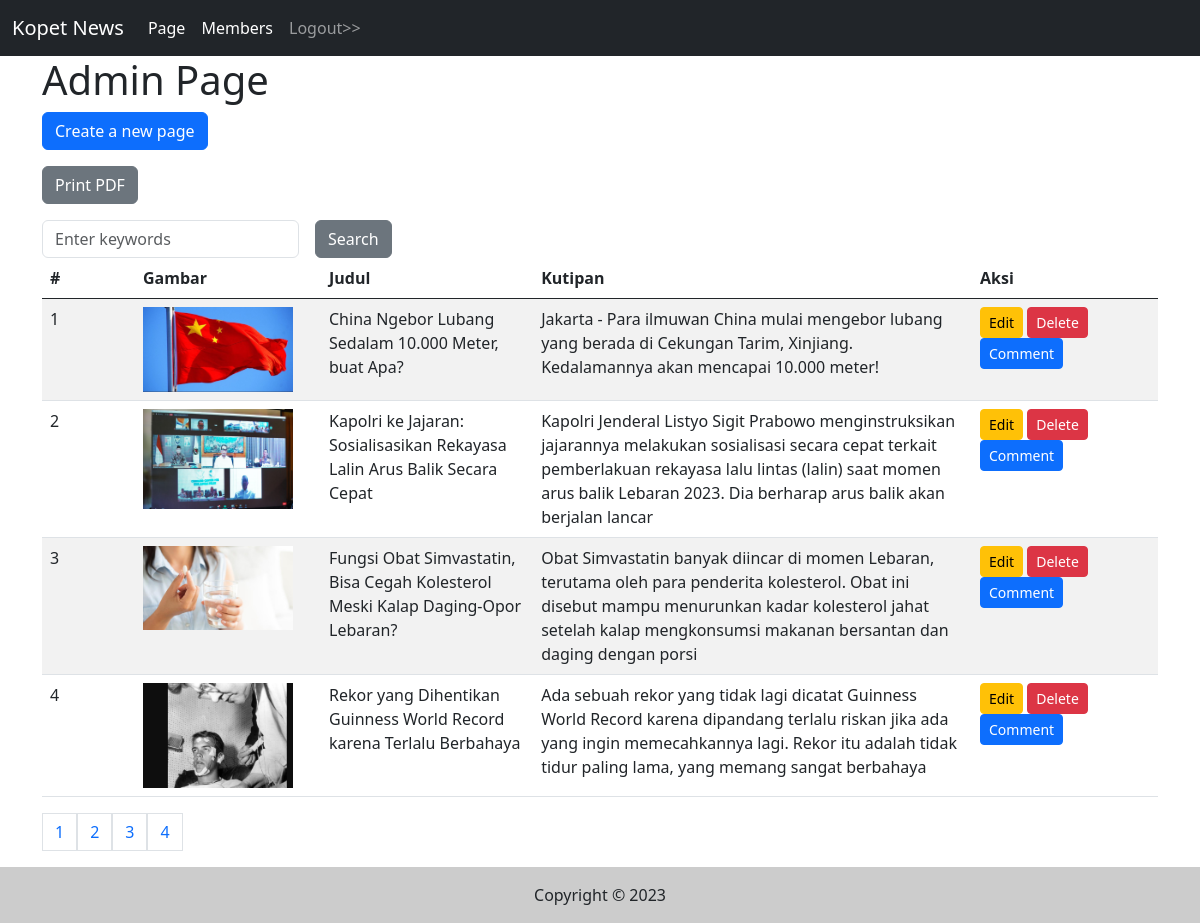
The page /admin/halaman.php (signed in) on the database its author committed.
### tables this page shows
CREATE TABLE `halaman` (
  `id` int NOT NULL,
  `penulis` varchar(255) NOT NULL,
  `judul` varchar(255) DEFAULT NULL,
  `kutipan` varchar(255) NOT NULL,
  `isi` text NOT NULL,
  `gambar` varchar(255) NOT NULL,
  `tgl_isi` timestamp NOT NULL DEFAULT CURRENT_TIMESTAMP ON UPDATE CURRENT_TIMESTAMP,
  `kategori` varchar(100) DEFAULT NULL
);

### inc/inc_fungsi.php (called while the page is built, shortened)
<?php
function news_gambar($id)
{
    global $koneksi;
    $sql1 = "select * from halaman where id ='$id'";
    $q1 = mysqli_query($koneksi, $sql1);
    $r1 = mysqli_fetch_array($q1);
    $gambar = $r1['gambar'];
    return $gambar;
}
?>

### admin/halaman.php (the view, shortened to what this page needs)
<?php include("inc_header.php") ?>
<?php
$katakunci = (isset($_GET['katakunci'])) ? $_GET['katakunci'] : "";
?>
<div class="container">
    <h1>Admin Page</h1>
    <p>
        <a href="halaman_input.php">
            <input type="button" class="btn btn-primary" value="Create a new page" />
        </a>
    </p>
    <p>
        <a href="print.php" target="_blank">
            <input type="button" class="btn btn-secondary" value="Print PDF" />
        </a>
    </p>
        <form class="row g-3" method="get">
            <div class="col-auto">
                <input type="text" class="form-control" placeholder="Enter keywords" name="katakunci"
                    value="<?php echo $katakunci ?>" autocomplete="off" />
            </div>
            <div class="col-auto">
                <input type="submit" name="cari" value="Search" class="btn btn-secondary">
            </div>
        </form>
        <table class="table table-striped">
            <thead>
                <tr>
                    <th class="col-1">#</th>
                    <th class="col-2">Gambar</th>
                    <th>Judul</th>
                    <th>Kutipan</th>
                    <th class="col-2">Aksi</th>
                </tr>
            </thead>
            <tbody>
                <?php
                $sqltambahan = "";
                $per_halaman = 4;
                $sql1 = "SELECT * FROM halaman $sqltambahan ";
                $page = isset($_GET['page']) ? (int) $_GET['page'] : 1;
                $mulai = ($page > 1) ? ($page * $per_halaman) - $per_halaman : 0;
                $q1 = mysqli_query($koneksi, $sql1);
                $total = mysqli_num_rows($q1);
                $pages = ceil($total / $per_halaman);
                $nomor = $mulai + 1;
                $sql1 = $sql1 . " order by id desc limit $mulai, $per_halaman";
                $q1 = mysqli_query($koneksi, $sql1);
                while ($r1 = mysqli_fetch_array($q1)) {
                    ?>
                    <tr>
                        <td>
                            <?= $nomor++; ?>
                        </td>
                        <td>
                            <img src="../img/<?= news_gambar($r1['id']) ?>" style="max-height:150px;max-width:150px" />
                        </td>
                        <td>
                            <?= $r1['judul']; ?>
                        </td>
                        <td>
                            <?= $r1['kutipan']; ?>
                        </td>
                        <td>
                            <a href="halaman_input.php?id=<?= $r1['id'] ?>" class="btn btn-sm btn-warning">
                                Edit
                            </a>
                            <a href="halaman.php?op=delete&id=<?= $r1['id']; ?>" class="btn btn-sm btn-danger"
                                onclick="return confirm('Apakah yakin mau hapus data ?')">
                                Delete
                            </a>
                            <a href="halaman_komentar.php?id=<?= $r1['id'] ?>" class="btn btn-sm btn-primary">
                                Comment
                            </a>
                        </td>
                    </tr>
                    <?php
                }
                ?>
            </tbody>
        </table>
        <nav aria-label="page navigation example">
            <ul class="pagination">
                <?php
                $cari = isset($_GET['cari']) ? $_GET['cari'] : "";
                for ($i = 1; $i <= $pages; $i++) {
                    ?>
                    <a class="page-link"
                        href="halaman.php?katakunci=<?php echo $katakunci ?>&cari= <?= $cari ?>&page=<?= $i ?>">
                        <?= $i; ?>
                    </a>
                    <?php
                }
                ?>
            </ul>
        </nav>
</div>
<?php include("inc_footer.php") ?>

### admin/inc_header.php (shortened to what this page needs)
<?php
include("../inc/inc_koneksi.php");
include("../inc/inc_fungsi.php");
?>
<!DOCTYPE html>
<html lang="en">
<head>
    <link href="https://cdn.jsdelivr.net/npm/bootstrap@5.0.0-beta3/dist/css/bootstrap.min.css" rel="stylesheet"
>
    <link href="https://cdn.jsdelivr.net/npm/bootstrap@5.3.0-alpha3/dist/css/bootstrap.min.css" rel="stylesheet"
>
    <link href="https://cdn.jsdelivr.net/npm/summernote@0.8.18/dist/summernote.min.css" rel="stylesheet">
    <link rel="stylesheet" href="https://pro.fontawesome.com/releases/v5.10.0/css/all.css"
 />
    <link rel="stylesheet" href="https://cdn.datatables.net/1.13.4/css/jquery.dataTables.min.css">
</head>
<body>
    <header>
        <nav class="navbar navbar-expand-lg navbar-dark bg-dark">
            <div class="container-fluid">
                <a class="navbar-brand" href="halaman.php">Kopet News</a>
                <div class="collapse navbar-collapse" id="navbarNav">
                    <ul class="navbar-nav">
                        <li class="nav-item">
                            <a class="nav-link active" aria-current="page" href="halaman.php">Page</a>
                        </li>
                        <li class="nav-item">
                            <a class="nav-link active" aria-current="page" href="members.php">Members</a>
                        </li>
                        <li class="nav-item">
                            <a class="nav-link" href="logout.php">Logout>></a>
                        </li>
                    </ul>
                </div>
            </div>
        </nav>
    </header>
    <main>

### admin/inc_footer.php (shortened to what this page needs)
</main>
<footer class="bg-light">
    <div class="text-center p-3" style="background:#CCCCCC">
        Copyright &copy; 2023
    </div>
</footer>
</body>
</html>

### rows shown on the page
halaman: id+gambar (picture), judul "China Ngebor Lubang Sedalam 10.000 Meter, buat Apa?", kutipan "Jakarta - Para ilmuwan China mulai mengebor lubang yang berada di Cekungan Tarim, Xinjiang. Kedalamannya akan mencapai 10.000 meter!"
halaman: id+gambar (picture), judul "Kapolri ke Jajaran: Sosialisasikan Rekayasa Lalin Arus Balik Secara Cepat", kutipan "Kapolri Jenderal Listyo Sigit Prabowo menginstruksikan jajarannya melakukan sosialisasi secara cepat terkait pemberlakuan rekayasa lalu lintas (lalin) saat momen arus balik Lebaran 2023. Dia berharap arus balik akan berjalan lancar"
halaman: id+gambar (picture), judul "Fungsi Obat Simvastatin, Bisa Cegah Kolesterol Meski Kalap Daging-Opor Lebaran?", kutipan "Obat Simvastatin banyak diincar di momen Lebaran, terutama oleh para penderita kolesterol. Obat ini disebut mampu menurunkan kadar kolesterol jahat setelah kalap mengkonsumsi makanan bersantan dan daging dengan porsi"
halaman: id+gambar (picture), judul "Rekor yang Dihentikan Guinness World Record karena Terlalu Berbahaya", kutipan "Ada sebuah rekor yang tidak lagi dicatat Guinness World Record karena dipandang terlalu riskan jika ada yang ingin memecahkannya lagi. Rekor itu adalah tidak tidur paling lama, yang memang sangat berbahaya"
